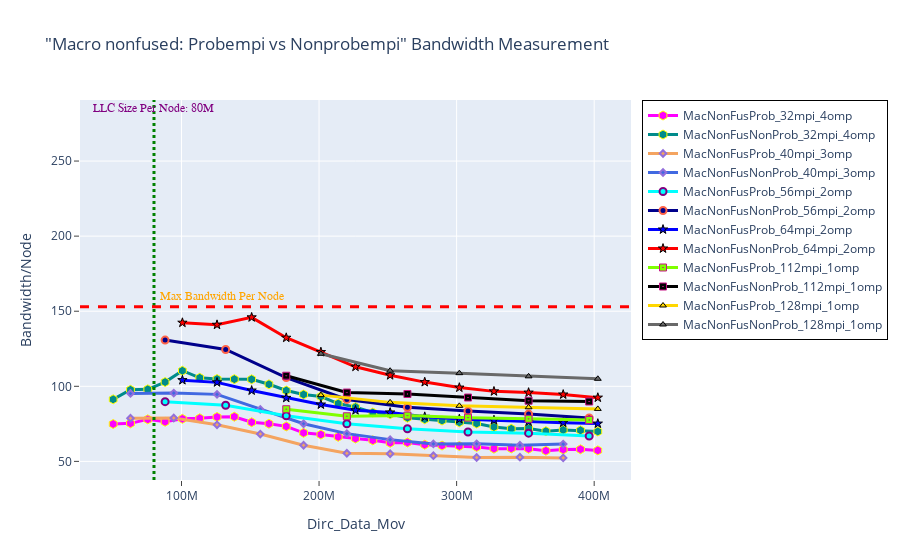

The cell this chart's notebook holds for it:
### Markdown cell above
## Bandwidth - Macro nonfused: Probempi vs Nonprobempi

### Code cell
fig = go.Figure() 

# 1----
fig.add_trace(go.Scatter(x=(dfn4MacNonFusProb_32mpi_4omp.Dirc_Data_Mov*(dfn4MacNonFusProb_32mpi_4omp.MPI_size/4)), 
                         y=(dfn4MacNonFusProb_32mpi_4omp.BAND*(dfn4MacNonFusProb_32mpi_4omp.MPI_size/4)), 
                         mode='lines+markers', 
                         name='MacNonFusProb_32mpi_4omp',
                         line=dict(color='magenta',width=3),
                         marker=dict(symbol='hexagon',size=9, line=dict(color='yellow',width=1))))

fig.add_trace(go.Scatter(x=(dfn4MacNonFusNonProb_32mpi_4omp.Dirc_Data_Mov*(dfn4MacNonFusNonProb_32mpi_4omp.MPI_size/4)), 
                         y=(dfn4MacNonFusNonProb_32mpi_4omp.BAND*(dfn4MacNonFusNonProb_32mpi_4omp.MPI_size/4)), 
                         mode='lines+markers', 
                         name='MacNonFusNonProb_32mpi_4omp',
                         line=dict(color='darkcyan',width=3),
                         marker=dict(symbol='hexagon',size=9, line=dict(color='yellow',width=1))))


# 2----
fig.add_trace(go.Scatter(x=(dfn4MacNonFusProb_40mpi_3omp.Dirc_Data_Mov*(dfn4MacNonFusProb_40mpi_3omp.MPI_size/4)), 
                         y=(dfn4MacNonFusProb_40mpi_3omp.BAND*(dfn4MacNonFusProb_40mpi_3omp.MPI_size/4)), 
                         mode='lines+markers', 
                         name='MacNonFusProb_40mpi_3omp',
                         line=dict(color='sandybrown',width=3),
                         marker=dict(symbol='diamond',size=5,line=dict(color='MediumPurple',width=2))))

fig.add_trace(go.Scatter(x=(dfn4MacNonFusNonProb_40mpi_3omp.Dirc_Data_Mov*(dfn4MacNonFusNonProb_40mpi_3omp.MPI_size/4)), 
                         y=(dfn4MacNonFusNonProb_40mpi_3omp.BAND*(dfn4MacNonFusNonProb_40mpi_3omp.MPI_size/4)), 
                         mode='lines+markers', 
                         name='MacNonFusNonProb_40mpi_3omp',
                         line=dict(color='royalblue',width=3),
                         marker=dict(symbol='diamond',size=5,line=dict(color='MediumPurple',width=2))))


# 3----
fig.add_trace(go.Scatter(x=(dfn4MacNonFusProb_56mpi_2omp.Dirc_Data_Mov*(dfn4MacNonFusProb_56mpi_2omp.MPI_size/4)), 
                         y=(dfn4MacNonFusProb_56mpi_2omp.BAND*(dfn4MacNonFusProb_56mpi_2omp.MPI_size/4)), 
                         mode='lines+markers', 
                         name='MacNonFusProb_56mpi_2omp',
                         line=dict(color='cyan',width=3),
                         marker=dict(symbol='circle',size=7,line=dict(color='Purple',width=2))))

fig.add_trace(go.Scatter(x=(dfn4MacNonFusNonProb_56mpi_2omp.Dirc_Data_Mov*(dfn4MacNonFusNonProb_56mpi_2omp.MPI_size/4)), 
                         y=(dfn4MacNonFusNonProb_56mpi_2omp.BAND*(dfn4MacNonFusNonProb_56mpi_2omp.MPI_size/4)), 
                         mode='lines+markers', 
                         name='MacNonFusNonProb_56mpi_2omp',
                         line=dict(color='darkblue',width=3),
                         marker=dict(symbol='circle',size=7, line=dict(color='tomato',width=2))))

# 4----
fig.add_trace(go.Scatter(x=(dfn4MacNonFusProb_64mpi_2omp.Dirc_Data_Mov*(dfn4MacNonFusProb_64mpi_2omp.MPI_size/4)), 
                         y=(dfn4MacNonFusProb_64mpi_2omp.BAND*(dfn4MacNonFusProb_64mpi_2omp.MPI_size/4)), 
                         mode='lines+markers', 
                         name='MacNonFusProb_64mpi_2omp',
                         line=dict(color='blue',width=3),
                         marker=dict(symbol='star',size=7, line=dict(color='black',width=1))))

fig.add_trace(go.Scatter(x=(dfn4MacNonFusNonProb_64mpi_2omp.Dirc_Data_Mov*(dfn4MacNonFusNonProb_64mpi_2omp.MPI_size/4)), 
                         y=(dfn4MacNonFusNonProb_64mpi_2omp.BAND*(dfn4MacNonFusNonProb_64mpi_2omp.MPI_size/4)), 
                         mode='lines+markers', 
                         name='MacNonFusNonProb_64mpi_2omp',
                         line=dict(color='red',width=3),
                         marker=dict(symbol='star',size=7, line=dict(color='black',width=1))))



# 5----
fig.add_trace(go.Scatter(x=(dfn4MacNonFusProb_112mpi_1omp.Dirc_Data_Mov*(dfn4MacNonFusProb_112mpi_1omp.MPI_size/4)), 
                         y=(dfn4MacNonFusProb_112mpi_1omp.BAND*(dfn4MacNonFusProb_112mpi_1omp.MPI_size/4)), 
                         mode='lines+markers', 
                         name='MacNonFusProb_112mpi_1omp',
                         line=dict(color='chartreuse',width=3),
                         marker=dict(symbol='square-dot',size=7, line=dict(color='mediumvioletred',width=1))))

fig.add_trace(go.Scatter(x=(dfn4MacNonFusNonProb_112mpi_1omp.Dirc_Data_Mov*(dfn4MacNonFusNonProb_112mpi_1omp.MPI_size/4)), 
                         y=(dfn4MacNonFusNonProb_112mpi_1omp.BAND*(dfn4MacNonFusNonProb_112mpi_1omp.MPI_size/4)), 
                         mode='lines+markers', 
                         name='MacNonFusNonProb_112mpi_1omp',
                         line=dict(color='black',width=3),
                         marker=dict(symbol='square-dot',size=7, line=dict(color='mediumvioletred',width=1))))

# 6----
fig.add_trace(go.Scatter(x=(dfn4MacNonFusProb_128mpi_1omp.Dirc_Data_Mov*(dfn4MacNonFusProb_128mpi_1omp.MPI_size/4)), 
                         y=(dfn4MacNonFusProb_128mpi_1omp.BAND*(dfn4MacNonFusProb_128mpi_1omp.MPI_size/4)), 
                         mode='lines+markers', 
                         name='MacNonFusProb_128mpi_1omp',
                         line=dict(color='gold',width=3),
                         marker=dict(symbol='triangle-up',size=6, line=dict(color='black',width=1))))

fig.add_trace(go.Scatter(x=(dfn4MacNonFusNonProb_128mpi_1omp.Dirc_Data_Mov*(dfn4MacNonFusNonProb_128mpi_1omp.MPI_size/4)), 
                         y=(dfn4MacNonFusNonProb_128mpi_1omp.BAND*(dfn4MacNonFusNonProb_128mpi_1omp.MPI_size/4)), 
                         mode='lines+markers', 
                         name='MacNonFusNonProb_128mpi_1omp',
                         line=dict(color='dimgray',width=3),
                         marker=dict(symbol='triangle-up',size=6, line=dict(color='black',width=1))))



# Adding vertical and horizontal lines 
fig.add_vline(x=80e6, line_width=3, line_dash="dot", line_color="green")
fig.add_hline(y=153, line_width=3, line_dash="dash", line_color="red")

# Add annotation with arrow
fig.add_annotation(
    x='80e6'
    , y=280
    , text=f'LLC Size Per Node: 80M'
    , yanchor='bottom'
    , showarrow=False
    , arrowhead=1
    , arrowsize=1
    , arrowwidth=2
    , arrowcolor="#636363"
    , ax=-20
    , ay=-30
    , font=dict(size=12, color="purple", family="Sans Serif")
    , align="left"
    ,)

fig.add_annotation(
    x='130e6'
    , y=155
    , text=f'Max Bandwidth Per Node'
    , yanchor='bottom'
    , showarrow=False
    , arrowhead=1
    , arrowsize=1
    , arrowwidth=2
    , arrowcolor="#636363"
    , ax=-20
    , ay=-30
    , font=dict(size=12, color="orange", family="Sans Serif")
    , align="left"
    ,)


fig.update_layout(title='"Macro nonfused: Probempi vs Nonprobempi" Bandwidth Measurement',
                  xaxis_title='Dirc_Data_Mov', yaxis_title='Bandwidth/Node', 
                  xaxis=dict(ticks="outside"),  
                  yaxis=dict(ticks="outside"),
                  legend=go.layout.Legend(bordercolor="black",borderwidth=1))

### Figure 1 — Plotly figure (JSON) as saved in the notebook; plotly's stock layout.template omitted (floating-point values rounded to 4 significant figures)
{"data": [{"line": {"color": "magenta", "width": 3}, "marker": {"line": {"color": "yellow", "width": 1}, "size": 9, "symbol": "hexagon"}, "mode": "lines+markers", "name": "MacNonFusProb_32mpi_4omp", "type": "scatter", "x": [50331648, 62914560, 75497472, 88080384, 100663296, 113246208, 125829120, 138412032, 150994944, 163577856, 176160768, 188743680, 201326592, 213909504, 226492416, 239075328, 251658240, 264241152, 276824064, 289406976, 301989888, 314572800, 327155712, 339738624, 352321536, 364904448, 377487360, 390070272, 402653184], "y": [74.89, 75.32, 77.98, 76.39, 78.31, 78.7, 79.59, 79.74, 76.09, 75.09, 73.32, 69.0, 67.86, 66.35, 65.22, 64.03, 62.35, 62.61, 61.11, 60.55, 60.24, 59.61, 58.5, 58.66, 58.42, 57.1, 57.89, 58.04, 57.33]}, {"line": {"color": "darkcyan", "width": 3}, "marker": {"line": {"color": "yellow", "width": 1}, "size": 9, "symbol": "hexagon"}, "mode": "lines+markers", "name": "MacNonFusNonProb_32mpi_4omp", "type": "scatter", "x": [50331648, 62914560, 75497472, 88080384, 100663296, 113246208, 125829120, 138412032, 150994944, 163577856, 176160768, 188743680, 201326592, 213909504, 226492416, 239075328, 251658240, 264241152, 276824064, 289406976, 301989888, 314572800, 327155712, 339738624, 352321536, 364904448, 377487360, 390070272, 402653184], "y": [91.31, 97.67, 97.98, 102.8, 110.4, 105.7, 104.8, 104.8, 104.7, 101.3, 97.2, 94.54, 93.19, 88.52, 86.14, 82.55, 81.47, 79.1, 78.06, 77.21, 75.98, 75.21, 72.95, 71.71, 71.94, 70.14, 70.96, 70.68, 69.93]}, {"line": {"color": "sandybrown", "width": 3}, "marker": {"line": {"color": "MediumPurple", "width": 2}, "size": 5, "symbol": "diamond"}, "mode": "lines+markers", "name": "MacNonFusProb_40mpi_3omp", "type": "scatter", "x": [62914560, 94371840, 125829120, 157286400, 188743680, 220200960, 251658240, 283115520, 314572800, 346030080, 377487360], "y": [78.7, 78.88, 74.37, 68.19, 60.75, 55.43, 55.09, 53.8, 52.58, 52.79, 52.34]}, {"line": {"color": "royalblue", "width": 3}, "marker": {"line": {"color": "MediumPurple", "width": 2}, "size": 5, "symbol": "diamond"}, "mode": "lines+markers", "name": "MacNonFusNonProb_40mpi_3omp", "type": "scatter", "x": [62914560, 94371840, 125829120, 157286400, 188743680, 220200960, 251658240, 283115520, 314572800, 346030080, 377487360], "y": [95.25, 95.47, 94.63, 84.62, 75.07, 68.49, 64.49, 61.65, 61.7, 60.77, 61.5]}, {"line": {"color": "cyan", "width": 3}, "marker": {"line": {"color": "Purple", "width": 2}, "size": 7, "symbol": "circle"}, "mode": "lines+markers", "name": "MacNonFusProb_56mpi_2omp", "type": "scatter", "x": [88080384, 132120576, 176160768, 220200960, 264241152, 308281344, 352321536, 396361728], "y": [89.76, 87.41, 80.41, 75.1, 71.71, 69.56, 68.78, 66.88]}, {"line": {"color": "darkblue", "width": 3}, "marker": {"line": {"color": "tomato", "width": 2}, "size": 7, "symbol": "circle"}, "mode": "lines+markers", "name": "MacNonFusNonProb_56mpi_2omp", "type": "scatter", "x": [88080384, 132120576, 176160768, 220200960, 264241152, 308281344, 352321536, 396361728], "y": [130.8, 124.5, 105.8, 91.26, 86.05, 83.52, 81.51, 78.92]}, {"line": {"color": "blue", "width": 3}, "marker": {"line": {"color": "black", "width": 1}, "size": 7, "symbol": "star"}, "mode": "lines+markers", "name": "MacNonFusProb_64mpi_2omp", "type": "scatter", "x": [100663296, 125829120, 150994944, 176160768, 201326592, 226492416, 251658240, 276824064, 301989888, 327155712, 352321536, 377487360, 402653184], "y": [104.1, 102.6, 97.2, 92.29, 87.85, 84.01, 82.55, 79.71, 78.17, 77.46, 76.44, 75.78, 75.16]}, {"line": {"color": "red", "width": 3}, "marker": {"line": {"color": "black", "width": 1}, "size": 7, "symbol": "star"}, "mode": "lines+markers", "name": "MacNonFusNonProb_64mpi_2omp", "type": "scatter", "x": [100663296, 125829120, 150994944, 176160768, 201326592, 226492416, 251658240, 276824064, 301989888, 327155712, 352321536, 377487360, 402653184], "y": [142.4, 141.0, 145.9, 132.3, 122.8, 113.0, 107.4, 102.8, 99.13, 96.63, 95.82, 94.53, 92.45]}, {"line": {"color": "chartreuse", "width": 3}, "marker": {"line": {"color": "mediumvioletred", "width": 1}, "size": 7, "symbol": "square-dot"}, "mode": "lines+markers", "name": "MacNonFusProb_112mpi_1omp", "type": "scatter", "x": [176160768, 220200960, 264241152, 308281344, 352321536, 396361728], "y": [84.75, 80.05, 80.5, 79.14, 78.34, 77.55]}, {"line": {"color": "black", "width": 3}, "marker": {"line": {"color": "mediumvioletred", "width": 1}, "size": 7, "symbol": "square-dot"}, "mode": "lines+markers", "name": "MacNonFusNonProb_112mpi_1omp", "type": "scatter", "x": [176160768, 220200960, 264241152, 308281344, 352321536, 396361728], "y": [107.1, 95.83, 94.88, 92.52, 90.39, 89.87]}, {"line": {"color": "gold", "width": 3}, "marker": {"line": {"color": "black", "width": 1}, "size": 6, "symbol": "triangle-up"}, "mode": "lines+markers", "name": "MacNonFusProb_128mpi_1omp", "type": "scatter", "x": [201326592, 251658240, 301989888, 352321536, 402653184], "y": [94.13, 89.3, 86.97, 86.05, 84.94]}, {"line": {"color": "dimgray", "width": 3}, "marker": {"line": {"color": "black", "width": 1}, "size": 6, "symbol": "triangle-up"}, "mode": "lines+markers", "name": "MacNonFusNonProb_128mpi_1omp", "type": "scatter", "x": [201326592, 251658240, 301989888, 352321536, 402653184], "y": [121.7, 110.4, 108.7, 106.6, 105.0]}], "layout": {"annotations": [{"align": "left", "arrowcolor": "#636363", "arrowhead": 1, "arrowsize": 1, "arrowwidth": 2, "ax": -20, "ay": -30, "font": {"color": "purple", "family": "Sans Serif", "size": 12}, "showarrow": false, "text": "LLC Size Per Node: 80M", "x": "80e6", "y": 280, "yanchor": "bottom"}, {"align": "left", "arrowcolor": "#636363", "arrowhead": 1, "arrowsize": 1, "arrowwidth": 2, "ax": -20, "ay": -30, "font": {"color": "orange", "family": "Sans Serif", "size": 12}, "showarrow": false, "text": "Max Bandwidth Per Node", "x": "130e6", "y": 155, "yanchor": "bottom"}], "legend": {"bordercolor": "black", "borderwidth": 1}, "shapes": [{"line": {"color": "green", "dash": "dot", "width": 3}, "type": "line", "x0": 80000000, "x1": 80000000, "xref": "x", "y0": 0, "y1": 1, "yref": "y domain"}, {"line": {"color": "red", "dash": "dash", "width": 3}, "type": "line", "x0": 0, "x1": 1, "xref": "x domain", "y0": 153, "y1": 153, "yref": "y"}], "title": {"text": "\"Macro nonfused: Probempi vs Nonprobempi\" Bandwidth Measurement"}, "xaxis": {"ticks": "outside", "title": {"text": "Dirc_Data_Mov"}}, "yaxis": {"ticks": "outside", "title": {"text": "Bandwidth/Node"}}}}
